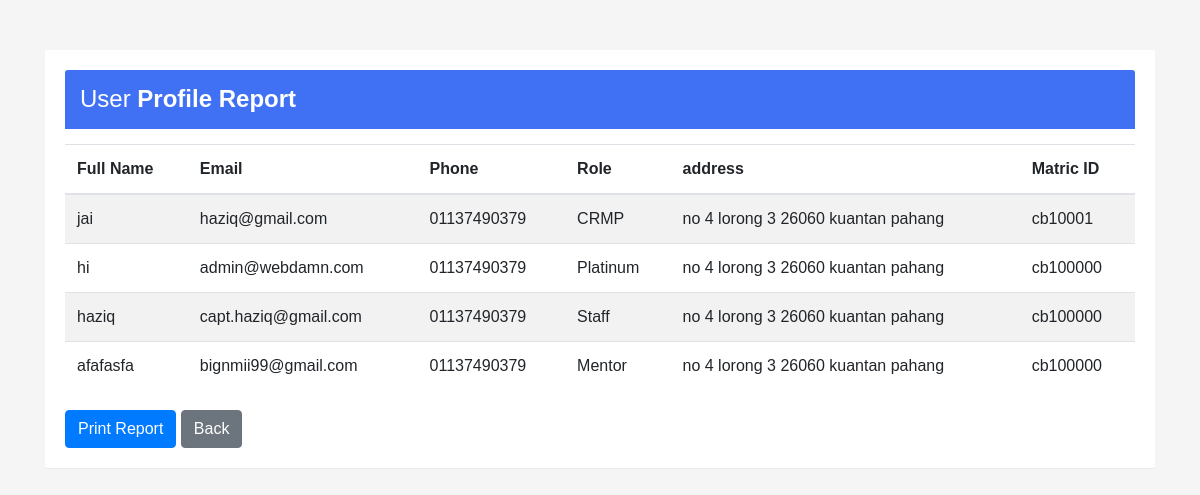
The app's page /userReport.php (signed in) with its own data.
### tables this page shows
CREATE TABLE `users` (
  `id` int(11) NOT NULL,
  `name` varchar(128) NOT NULL,
  `email` varchar(255) NOT NULL,
  `phone` varchar(30) NOT NULL,
  `role` varchar(30) NOT NULL,
  `matric` varchar(30) NOT NULL,
  `address` varchar(255) NOT NULL,
  `password` varchar(255) NOT NULL
);

### userReport.php (the view, shortened to what this page needs)
<?php
include 'database.php';
$query = 'SELECT * FROM users';
$result = mysqli_query($conn, $query);
?>
<!DOCTYPE html>
<html lang="en">
<head>
    <link rel="stylesheet" href="https://stackpath.bootstrapcdn.com/bootstrap/4.5.0/css/bootstrap.min.css">
</head>
<body>
<div class="container">
    <div class="table-wrapper">
        <div class="table-title">
            <h2>User <b>Profile Report</b></h2>
        </div>
        <table class="table table-striped table-hover">
            <thead>
                <tr>
                    <th>Full Name</th>
                    <th>Email</th>
                    <th>Phone</th>
                    <th>Role</th>
                    <th>address</th>
                    <th>Matric ID</th>
                </tr>
            </thead>
            <tbody>
                <?php while ($row = mysqli_fetch_assoc($result)) { ?>
                    <tr>
                        <td><?php echo htmlspecialchars($row['name']); ?></td>
                        <td><?php echo htmlspecialchars($row['email']); ?></td>
                        <td><?php echo htmlspecialchars($row['phone']); ?></td>
                        <td><?php echo htmlspecialchars($row['role']); ?></td>
                        <td><?php echo htmlspecialchars($row['address']); ?></td>
                        <td><?php echo htmlspecialchars($row['matric']); ?></td>
                    </tr>
                <?php } ?>
            </tbody>
        </table>
        <div class="back-button">
           <button class="btn btn-primary" onclick="window.print()">Print Report</button>
           <button class="btn btn-secondary" onclick="history.back()"><i class="fa fa-arrow-left"></i>Back</button>
        </div>
    </div>
</div>
</body>
</html>

### userReport.php (style rules this page uses)
body { background: #f5f5f5; font-family: 'Varela Round', sans-serif; }
.container { margin-top: 50px; }
.table-wrapper { background: #fff; padding: 20px; border-radius: 3px; box-shadow: 0 1px 1px rgba(0,0,0,.05); }
.table-title { margin-bottom: 15px; color: #fff; background: #4070f4; padding: 15px; border-radius: 3px 3px 0 0; }
.table-title h2 { margin: 0; font-size: 24px; }
.back-button { margin-top: 20px; }

### records on screen
users: name "jai", email "haziq@gmail.com", phone "01137490379", role "CRMP", address "no 4 lorong 3 26060 kuantan pahang", matric "cb10001"
users: name "hi", email "admin@webdamn.com", phone "01137490379", role "Platinum", address "no 4 lorong 3 26060 kuantan pahang", matric "cb100000"
users: name "haziq", email "capt.haziq@gmail.com", phone "01137490379", role "Staff", address "no 4 lorong 3 26060 kuantan pahang", matric "cb100000"
users: name "afafasfa", email "bignmii99@gmail.com", phone "01137490379", role "Mentor", address "no 4 lorong 3 26060 kuantan pahang", matric "cb100000"
